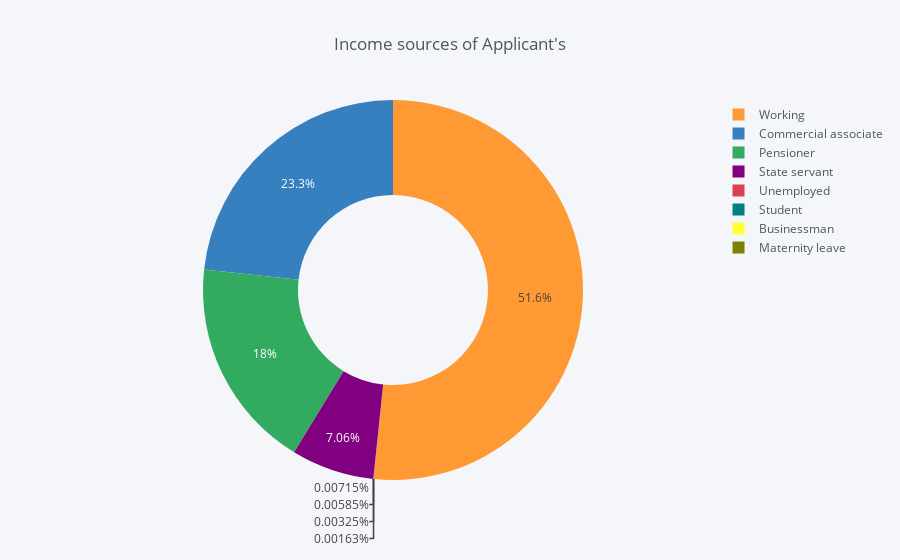

The cell this chart's notebook holds for it:
### Markdown cell above
## <a id='5-8'>5.8 Income sources of Applicant's who applied for loan</a>

### Code cell
temp = application_train["NAME_INCOME_TYPE"].value_counts()
df = pd.DataFrame({'labels': temp.index,
                   'values': temp.values
                  })
df.iplot(kind='pie',labels='labels',values='values', title='Income sources of Applicant\'s', hole = 0.5)

### Figure 1 — Plotly figure (JSON) as saved in the notebook; plotly's stock layout.template omitted (floating-point values rounded to 4 significant figures)
{"data": [{"hole": 0.5, "labels": ["Working", "Commercial associate", "Pensioner", "State servant", "Unemployed", "Student", "Businessman", "Maternity leave"], "marker": {"colors": ["rgba(255, 153, 51, 1.0)", "rgba(55, 128, 191, 1.0)", "rgba(50, 171, 96, 1.0)", "rgba(128, 0, 128, 1.0)", "rgba(219, 64, 82, 1.0)", "rgba(0, 128, 128, 1.0)", "rgba(255, 255, 51, 1.0)", "rgba(128, 128, 0, 1.0)"]}, "name": "", "type": "pie", "values": [158774, 71617, 55362, 21703, 22, 18, 10, 5]}], "layout": {"legend": {"bgcolor": "#F5F6F9", "font": {"color": "#4D5663"}}, "paper_bgcolor": "#F5F6F9", "plot_bgcolor": "#F5F6F9", "title": "Income sources of Applicant's", "titlefont": {"color": "#4D5663"}}}
